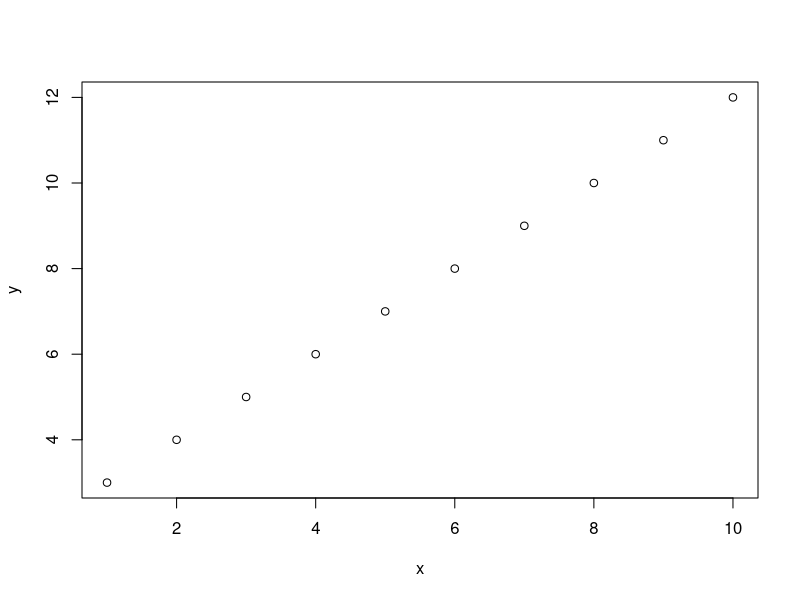

This chart was generated by the following R code:
x<-seq(1:10)
y<-x+2
plot(x,y)
X11()


savePlot(filename = "saved",
         type = "png",
         device = dev.cur(),
         restoreConsole = TRUE)
dev.off()